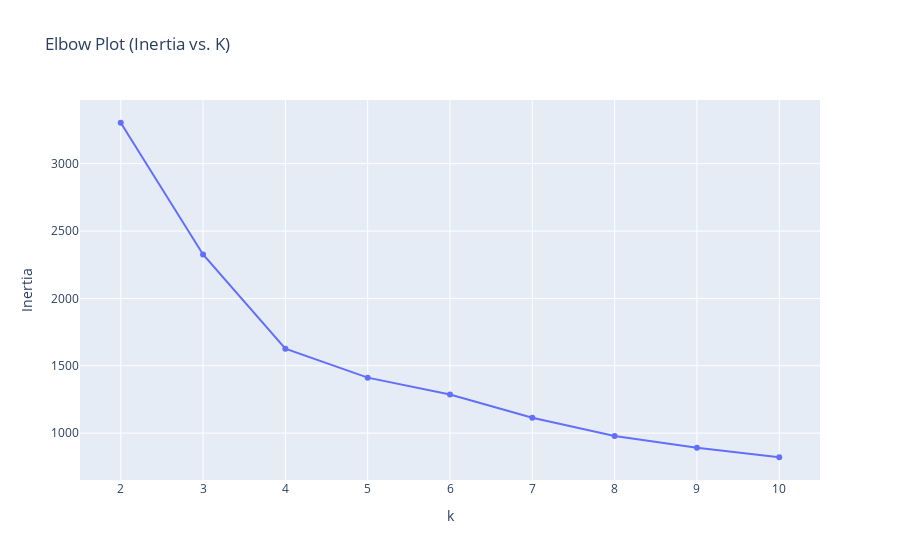
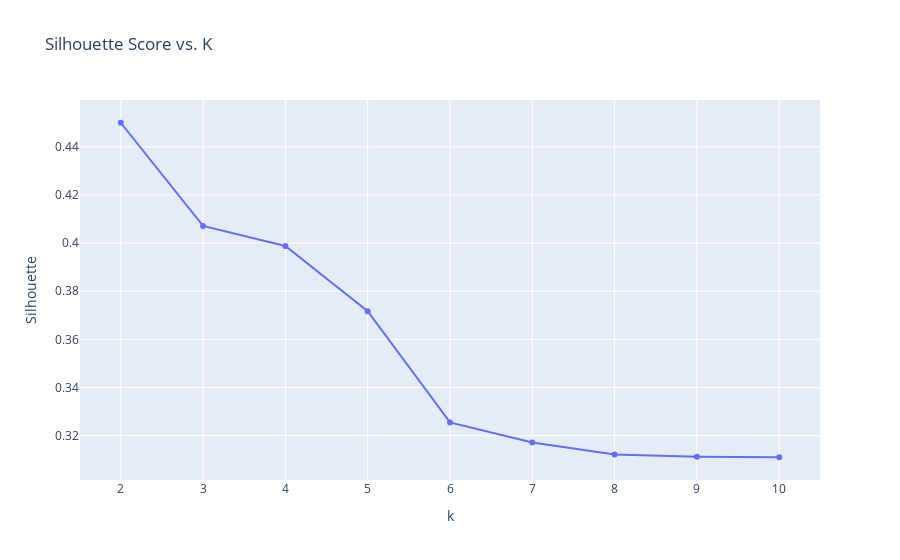

Notebook code for these charts, in order:
### Markdown cell above
## 8. Determining Optimal K for K-Means

### Code cell
inertias = []
silhouettes = []
K_range = range(2,11)
for k in K_range:
    km = KMeans(n_clusters=k, random_state=42).fit(rfm_scaled)
    inertias.append(km.inertia_)
    silhouettes.append(silhouette_score(rfm_scaled, km.labels_))

fig = px.line(x=list(K_range), y=inertias,
              markers=True, title='Elbow Plot (Inertia vs. K)',
              labels={'x':'k','y':'Inertia'})
fig.show()

fig = px.line(x=list(K_range), y=silhouettes,
              markers=True, title='Silhouette Score vs. K',
              labels={'x':'k','y':'Silhouette'})
fig.show()

### Figure 1 — Plotly figure (JSON) as saved in the notebook; plotly's stock layout.template omitted (floating-point values rounded to 4 significant figures)
{"data": [{"hovertemplate": "k=%{x}<br>Inertia=%{y}<extra></extra>", "legendgroup": "", "line": {"color": "#636efa", "dash": "solid"}, "marker": {"symbol": "circle"}, "mode": "markers+lines", "name": "", "orientation": "v", "showlegend": false, "type": "scatter", "x": [2, 3, 4, 5, 6, 7, 8, 9, 10], "xaxis": "x", "y": [3304.0, 2326.0, 1627.0, 1412.0, 1287.0, 1115.0, 978.3, 890.8, 821.0], "yaxis": "y"}], "layout": {"legend": {"tracegroupgap": 0}, "title": {"text": "Elbow Plot (Inertia vs. K)"}, "xaxis": {"anchor": "y", "domain": [0, 1], "title": {"text": "k"}}, "yaxis": {"anchor": "x", "domain": [0, 1], "title": {"text": "Inertia"}}}}

### Figure 2 — Plotly figure (JSON) as saved in the notebook; plotly's stock layout.template omitted (floating-point values rounded to 4 significant figures)
{"data": [{"hovertemplate": "k=%{x}<br>Silhouette=%{y}<extra></extra>", "legendgroup": "", "line": {"color": "#636efa", "dash": "solid"}, "marker": {"symbol": "circle"}, "mode": "markers+lines", "name": "", "orientation": "v", "showlegend": false, "type": "scatter", "x": [2, 3, 4, 5, 6, 7, 8, 9, 10], "xaxis": "x", "y": [0.45, 0.4071, 0.3988, 0.3717, 0.3255, 0.3172, 0.3122, 0.3112, 0.311], "yaxis": "y"}], "layout": {"legend": {"tracegroupgap": 0}, "title": {"text": "Silhouette Score vs. K"}, "xaxis": {"anchor": "y", "domain": [0, 1], "title": {"text": "k"}}, "yaxis": {"anchor": "x", "domain": [0, 1], "title": {"text": "Silhouette"}}}}
